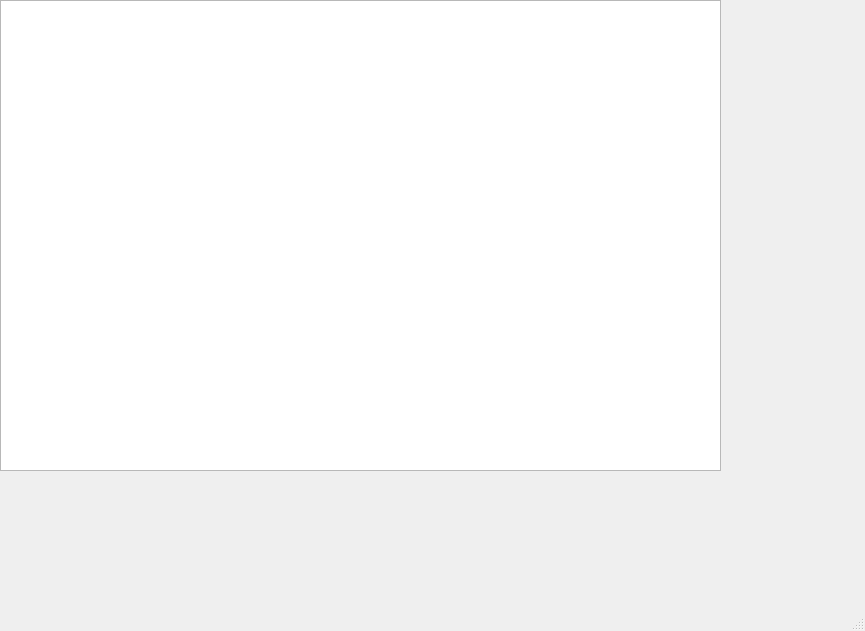
<?xml version="1.0" encoding="UTF-8"?>
<ui version="4.0">
 <class>MainWindow</class>
 <widget class="QMainWindow" name="MainWindow">
  <property name="geometry">
   <rect>
    <x>0</x>
    <y>0</y>
    <width>865</width>
    <height>631</height>
   </rect>
  </property>
  <property name="windowTitle">
   <string>MainWindow</string>
  </property>
  <widget class="QWidget" name="centralwidget">
   <widget class="QGraphicsView" name="graphicsView">
    <property name="geometry">
     <rect>
      <x>0</x>
      <y>0</y>
      <width>721</width>
      <height>471</height>
     </rect>
    </property>
    <property name="sizePolicy">
     <sizepolicy hsizetype="Maximum" vsizetype="Maximum">
      <horstretch>0</horstretch>
      <verstretch>0</verstretch>
     </sizepolicy>
    </property>
   </widget>
  </widget>
  <widget class="QMenuBar" name="menubar">
   <property name="geometry">
    <rect>
     <x>0</x>
     <y>0</y>
     <width>865</width>
     <height>20</height>
    </rect>
   </property>
  </widget>
  <widget class="QStatusBar" name="statusbar"/>
 </widget>
 <resources/>
 <connections/>
</ui>
